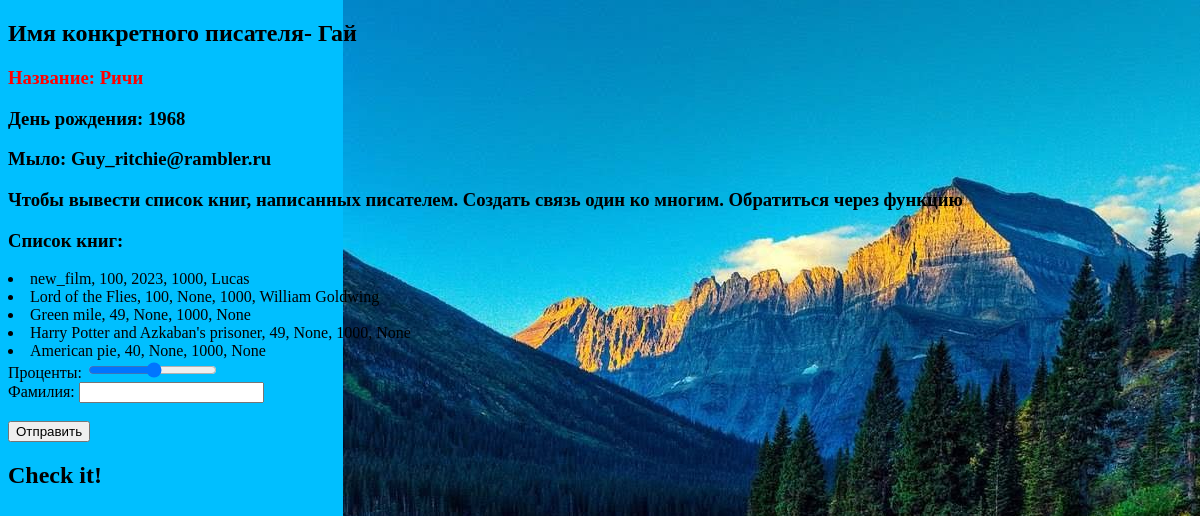
The app's page /writers/fkuyf-hjgjglg with its own data.
### book_app/models.py (models this page shows, shortened)
class Writer(models.Model):
    full_name = models.CharField(max_length=100, default='not known')
    first_name = models.CharField(max_length=100, default='not known')
    last_name = models.CharField(max_length=100, default='not known')
    writer_birthday = models.IntegerField(blank=True)
    writer_email = models.EmailField(blank=True)
    slug = models.SlugField(default='', null=False)  # запретили хранить Null

class Book(models.Model):
    EUR = 'EUR'
    USD = 'USD'
    RUB = 'RUB'
    CURRENCY_CHOICES = [
        (EUR, 'Euro'),
        (USD, 'Dollars'),
        (RUB, 'Rubles'),
    ]
    title = models.CharField(max_length=70)
    rating = models.IntegerField()
    year = models.IntegerField(null=True,
                               blank=True)  # blank means we can save empty values, Null means we can save 0-value
    budjet = models.IntegerField(default=1000)
    currency = models.CharField(max_length=3, choices=CURRENCY_CHOICES, default='RUB')
    author = models.CharField(max_length=100, null=True)
    genre = models.CharField(max_length=20, blank=True, null=True)
    is_best_selling = models.CharField(max_length=100, default='NO')
    slug = models.SlugField(default='', null=False)  # запретили хранить Null
    writer = models.ForeignKey(Writer, on_delete=models.PROTECT,
                               null=True)  # создаем внешний ключ, связь один ко многим, один писатель, много книг
    publisher_house = models.ForeignKey(PublisherHouse, on_delete=models.CASCADE, null=True, blank=True)
    characters = models.ManyToManyField(Character)#многие ко многим, прописано в шаблоне one_book. список персонажей, прописанных в админке, для конкретной книги
    def save(self, *args, **kwargs):
        self.slug = slugify(self.title)  # превращаем значение строки title в slug
        super(Book, self).save(*args, **kwargs)
    def __str__(self):
        return f'{self.title}, {self.rating}, {self.year}, {self.budjet}, {self.author}'

### book_app/views.py (the view)
# urls.py: path("writers/<slug:slug_writer>", book_views.get_info_about_one_writer, name='writer-one'),
def get_info_about_one_writer(request, slug_writer: str):  # получаем информацию о фильме по slug или id
    writers_list = get_object_or_404(Writer, slug=slug_writer)  # если значения нет, вернется ошибка 404
    return render(request, 'book_app/one_writer.html', {"writers_list": writers_list})

### book_app/templates/book_app/one_writer.html (shortened to what this page needs)
{% extends 'book_app/base.html' %}
{% block Content %}
  <h2>Имя конкретного писателя- {{writers_list.first_name}}</h2>
  <h3 style="color: red"> Название: {{ writers_list.last_name|default:"Информации о фамилии автора не найдено" }}</h3>
  <h3> День рождения: {{ writers_list.writer_birthday|default:"Рейтинг не известен" }}</h3>
  <h3> Мыло: {{ writers_list.writer_email|capfirst }}</h3>
  <h3>Чтобы вывести список книг, написанных писателем. Создать связь один ко многим. Обратиться через функцию</h3>
  <h3> Список книг: </h3>
  {% for book in writers_list.book_set.all %}
    <li> {{ book }}</li>
  {% endfor %}
{% endblock Content %}
{% block form %}
<form>
  <label for="percent">Проценты:</label>
  <input type="range" min="14" max="45" id="percent">
  <br>
  <label for="lastname">Фамилия:</label>
  <input type="text" id="lastname" name="lastname">
  <br><br>
  <input type="submit" value="Отправить">
</form>
{% endblock form %}

### book_app/templates/book_app/base.html (style rules this page uses)
body { background-image: url('/static/book_app/images/NischV-iXN4.jpg'); background-repeat: no-repeat; background-color: #00BFFF; height: 600px; background-position: right top; background-attachment: fixed;  }

### records on screen
Writer: first_name "Гай", last_name "Ричи", writer_birthday "1968", writer_email "Guy_ritchie@rambler.ru"
Book: title+rating+year "new_film, 100, 2023, 1000, Lucas"
Book: title+rating+year "Lord of the Flies, 100, None, 1000, William Goldwing"
Book: title+rating+year "Green mile, 49, None, 1000, None"
Book: title+rating+year "Harry Potter and Azkaban's prisoner, 49, None, 1000, None"
Book: title+rating+year "American pie, 40, None, 1000, None"
